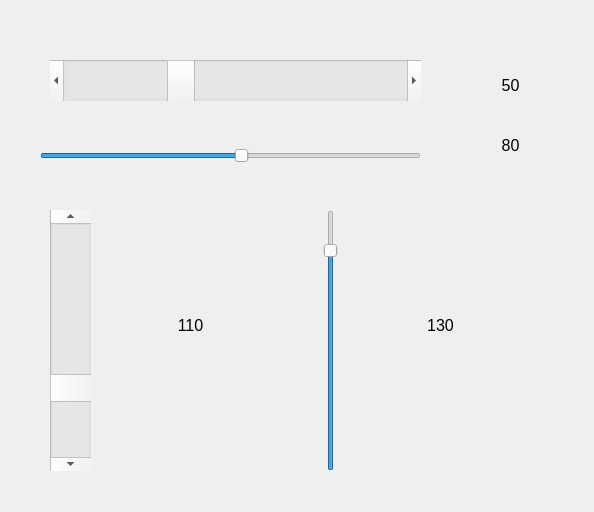
<?xml version="1.0" encoding="UTF-8"?>
<ui version="4.0">
 <class>form1</class>
 <widget class="QWidget" name="form1">
  <property name="geometry">
   <rect>
    <x>0</x>
    <y>0</y>
    <width>594</width>
    <height>512</height>
   </rect>
  </property>
  <property name="windowTitle">
   <string>Scrollbar and Slidebar demo</string>
  </property>
  <widget class="QScrollBar" name="hsb1">
   <property name="geometry">
    <rect>
     <x>50</x>
     <y>60</y>
     <width>371</width>
     <height>41</height>
    </rect>
   </property>
   <property name="font">
    <font>
     <pointsize>12</pointsize>
    </font>
   </property>
   <property name="minimum">
    <number>1</number>
   </property>
   <property name="maximum">
    <number>150</number>
   </property>
   <property name="value">
    <number>50</number>
   </property>
   <property name="orientation">
    <enum>Qt::Horizontal</enum>
   </property>
  </widget>
  <widget class="QLabel" name="l1">
   <property name="geometry">
    <rect>
     <x>470</x>
     <y>70</y>
     <width>81</width>
     <height>31</height>
    </rect>
   </property>
   <property name="font">
    <font>
     <pointsize>12</pointsize>
    </font>
   </property>
   <property name="text">
    <string>50</string>
   </property>
   <property name="alignment">
    <set>Qt::AlignCenter</set>
   </property>
  </widget>
  <widget class="QSlider" name="hs1">
   <property name="geometry">
    <rect>
     <x>40</x>
     <y>130</y>
     <width>381</width>
     <height>51</height>
    </rect>
   </property>
   <property name="minimum">
    <number>1</number>
   </property>
   <property name="maximum">
    <number>150</number>
   </property>
   <property name="value">
    <number>80</number>
   </property>
   <property name="orientation">
    <enum>Qt::Horizontal</enum>
   </property>
  </widget>
  <widget class="QLabel" name="l2">
   <property name="geometry">
    <rect>
     <x>470</x>
     <y>130</y>
     <width>81</width>
     <height>31</height>
    </rect>
   </property>
   <property name="font">
    <font>
     <pointsize>12</pointsize>
    </font>
   </property>
   <property name="text">
    <string>80</string>
   </property>
   <property name="alignment">
    <set>Qt::AlignCenter</set>
   </property>
  </widget>
  <widget class="QScrollBar" name="vsb1">
   <property name="geometry">
    <rect>
     <x>50</x>
     <y>210</y>
     <width>41</width>
     <height>261</height>
    </rect>
   </property>
   <property name="font">
    <font>
     <pointsize>12</pointsize>
    </font>
   </property>
   <property name="minimum">
    <number>1</number>
   </property>
   <property name="maximum">
    <number>150</number>
   </property>
   <property name="value">
    <number>110</number>
   </property>
   <property name="orientation">
    <enum>Qt::Vertical</enum>
   </property>
  </widget>
  <widget class="QLabel" name="l3">
   <property name="geometry">
    <rect>
     <x>150</x>
     <y>310</y>
     <width>81</width>
     <height>31</height>
    </rect>
   </property>
   <property name="font">
    <font>
     <pointsize>12</pointsize>
    </font>
   </property>
   <property name="text">
    <string>110</string>
   </property>
   <property name="alignment">
    <set>Qt::AlignCenter</set>
   </property>
  </widget>
  <widget class="QSlider" name="vs1">
   <property name="geometry">
    <rect>
     <x>310</x>
     <y>210</y>
     <width>41</width>
     <height>261</height>
    </rect>
   </property>
   <property name="minimum">
    <number>1</number>
   </property>
   <property name="maximum">
    <number>150</number>
   </property>
   <property name="value">
    <number>130</number>
   </property>
   <property name="orientation">
    <enum>Qt::Vertical</enum>
   </property>
  </widget>
  <widget class="QLabel" name="l4">
   <property name="geometry">
    <rect>
     <x>400</x>
     <y>310</y>
     <width>81</width>
     <height>31</height>
    </rect>
   </property>
   <property name="font">
    <font>
     <pointsize>12</pointsize>
    </font>
   </property>
   <property name="text">
    <string>130</string>
   </property>
   <property name="alignment">
    <set>Qt::AlignCenter</set>
   </property>
  </widget>
 </widget>
 <resources/>
 <connections/>
</ui>
